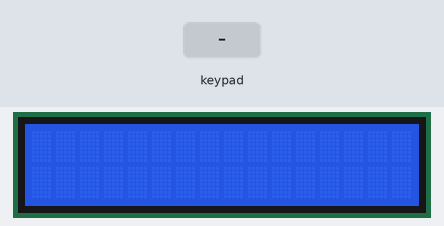
A sketch run on a simulated Arduino Uno, built with avr-gcc and run on an emulated ATmega328P. On the bench: 16×2 character LCD. The inputs (shaded band) are chosen by the test bench. What the sketch prints to the serial monitor is not drawn.

Above: at 1.2 s.
1.3 s: keypad keys 7 + 5 = pressed 0.4 s apart
At 3.3 s:
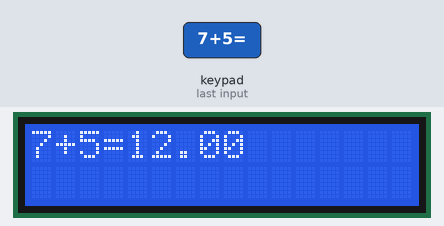
4.4 s: key '*' pressed
At 4.7 s:
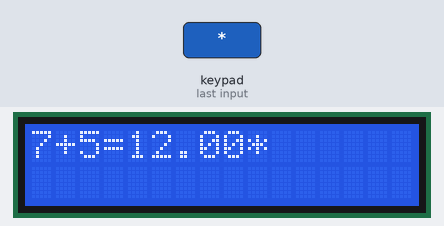
5.9 s: key '=' pressed
At 7.0 s:
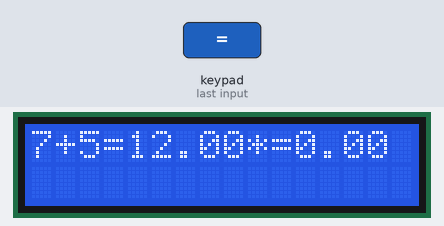
7.4 s: key '/' pressed
Timing chart, 0 to 9.9 s (numbered marks = the images above; inputs shaded):
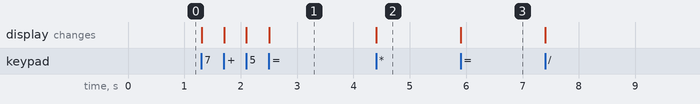

Measured:
- after the input at 1.3 s, the display: first changes at once (image 1 shows a later state)
- after the input at 4.4 s, the display: changes at once (image 2)
- after the input at 5.9 s, the display: changes at once (image 3)

The sketch:

CALCULATOR_USING_LCD.ino
```cpp
#include <Keypad.h>
#include<Wire.h>
#include<LiquidCrystal_I2C.h>


long first = 0;
long second = 0;
double total = 0;

char customKey;
const byte ROWS = 4;
const byte COLS = 4;

char keys[ROWS][COLS] = {
  {'1','2','3','+'},
  {'4','5','6','-'},
  {'7','8','9','*'},
  {'C','0','=','/'}
};
byte rowPins[ROWS] = {2,3,4,5};
byte colPins[COLS] = {6,7,8,9};

LiquidCrystal_I2C lcd(0x27,16,2);

Keypad customKeypad = Keypad( makeKeymap(keys), rowPins, colPins, ROWS, COLS);

void setup()
{
  Serial.begin(9600);
  lcd.init();
  lcd.backlight();
  lcd.setCursor(0,0);

}

void loop()
{
  customKey = customKeypad.getKey();
  switch(customKey)
  {
  case '0' ... '9':

    first = first * 10 + (customKey - '0');
    Serial.println(first);
    lcd.print(first);
    break;


  case '+':
    first = (total != 0 ? total : first);
    Serial.println("+");
    lcd.print("+");
    second = SecondNumber();
    total = first + second;
    Serial.println(total);
    lcd.print("=");
    lcd.print(total);
    first = 0, second = 0;
    break;

  case '-':
    first = (total != 0 ? total : first);
    Serial.println("-");
    lcd.print("-");
    second = SecondNumber();
    total = first - second;
    Serial.println(total);
    lcd.print("=");
    lcd.print(total);
    first = 0, second = 0;
    break;

  case '*':
    first = (total != 0 ? total : first);
    Serial.println("*");
    lcd.print("*");
    second = SecondNumber();
    total = first * second;
    Serial.println(total);
    lcd.print("=");
    lcd.print(total);
    first = 0, second = 0;
    break;

  case '/':
    first = (total != 0 ? total : first);
    Serial.println("/");
    lcd.print("/");
    second = SecondNumber();

    second == 0 ? lcd.print(" = Invalid") : total = (float)first / (float)second;

    Serial.println(total);
    lcd.print("=");
    lcd.print(total);
    first = 0, second = 0;
    break;

  case 'C':
    total = 0;
    break;
  }
}

long SecondNumber()
{
  while( 1)
  {
    customKey = customKeypad.getKey();
    if(customKey >= '0' && customKey <= '9')
    {
      second = second * 10 + (customKey - '0');
      Serial.println(second);
      lcd.print(second);
    }

    if(customKey == '=') break;  //return second;
  }
 return second;
}
```
